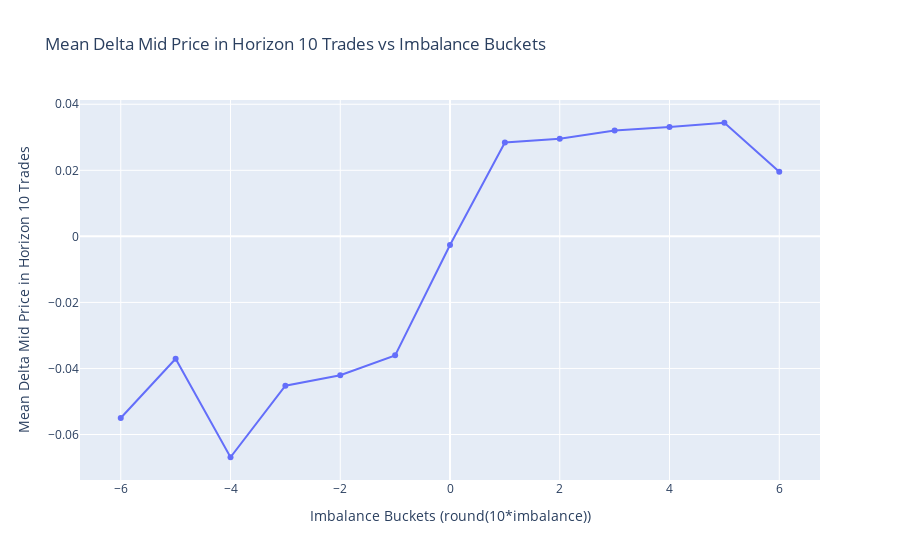

The cell this chart's notebook holds for it:
### Code cell
# Calculer l'imbalance des meilleures offres et demandes
data['imbalance'] = (data['bid_sz_00'] - data['ask_sz_00']) / (data['bid_sz_00'] + data['ask_sz_00'])

# Calculer le prix moyen
data['mid_price'] = (data['bid_px_00'] + data['ask_px_00']) / 2

# Calculer le delta du prix moyen sur un horizon de 10 transactions
data['delta_mid_price'] = data['mid_price'].diff(periods=100)

# Filtrer les données pour ne conserver que les lignes où delta_mid_price n'est pas NaN
data_filtered = data.dropna(subset=['delta_mid_price'])

# Discrétiser l'imbalance en utilisant round(10*imbalance)
data_filtered['imbalance_bucket'] = data_filtered['imbalance'].apply(lambda x: round(7 * x))

# Calculer le delta moyen du prix par bucket d'imbalance
mean_delta_mid_price = data_filtered.groupby('imbalance_bucket')['delta_mid_price'].mean().reset_index()

# Créer une figure avec Plotly
fig = go.Figure()

# Tracer le delta moyen du prix en fonction des buckets d'imbalance
fig.add_trace(go.Scatter(x=mean_delta_mid_price['imbalance_bucket'], y=mean_delta_mid_price['delta_mid_price'], mode='lines+markers', name='Mean Delta Mid Price'))

# Mettre à jour la mise en page
fig.update_layout(title="Mean Delta Mid Price in Horizon 10 Trades vs Imbalance Buckets",
                  xaxis_title="Imbalance Buckets (round(10*imbalance))",
                  yaxis_title="Mean Delta Mid Price in Horizon 10 Trades")

# Afficher le graphique
fig.show()

### Figure 1 — Plotly figure (JSON) as saved in the notebook; plotly's stock layout.template omitted (floating-point values rounded to 4 significant figures)
{"data": [{"mode": "lines+markers", "name": "Mean Delta Mid Price", "type": "scatter", "x": [-6, -5, -4, -3, -2, -1, 0, 1, 2, 3, 4, 5, 6], "y": [-0.055, -0.03705, -0.06689, -0.04523, -0.04208, -0.03603, -0.002622, 0.0284, 0.02956, 0.03204, 0.03308, 0.0344, 0.01955]}], "layout": {"title": {"text": "Mean Delta Mid Price in Horizon 10 Trades vs Imbalance Buckets"}, "xaxis": {"title": {"text": "Imbalance Buckets (round(10*imbalance))"}}, "yaxis": {"title": {"text": "Mean Delta Mid Price in Horizon 10 Trades"}}}}
